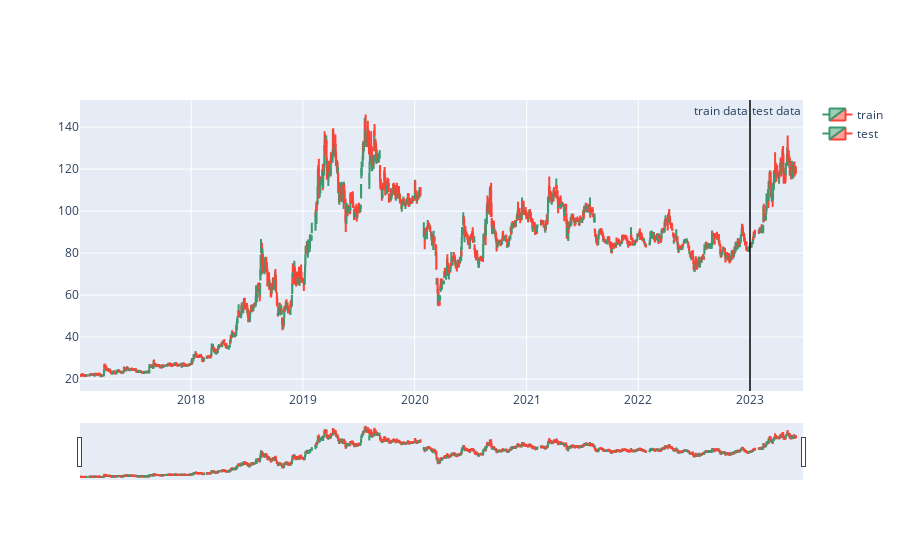

This figure's notebook cell:
### Code cell
# canndle stick char
def plot_train_test(train, test, data_split):

    data = [
        Candlestick(x = train.index, open = train['open'], high = train['max'], low = train['min'], close = train['close'], name = 'train'),
        Candlestick(x = test.index, open = test['open'], high = test['max'], low = test['min'], close = test['close'], name = 'test'),
    ]
    layout = {
        'shapes': [
            {'x0': date_split, 'x1': date_split, 'y0': 0, 'y1': 1, 'xref': 'x', 'yref': 'paper', 'line': {'color': 'rgb(0,0,0)', 'width': 1}}
        ],
        'annotations':[
            {'x': data_split, 'y':1.0, 'xref':'x', 'yref':'paper', 'showarrow':False,  'xanchor':'left', 'text':'test data'},
            {'x': data_split, 'y':1.0, 'xref':'x', 'yref':'paper', 'showarrow':False,  'xanchor':'right', 'text':'train data'}
        ]
    }

    figure = Figure(data = data, layout = layout)
    iplot(figure)

plot_train_test(train, test, date_split)
